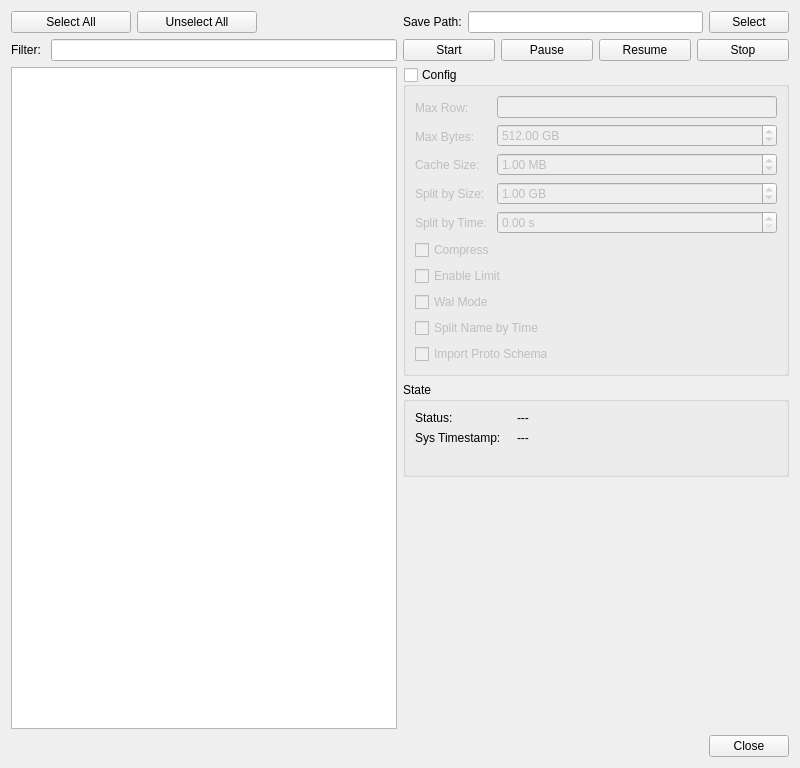
<?xml version="1.0" encoding="UTF-8"?>
<ui version="4.0">
 <class>RecordDialog</class>
 <widget class="QDialog" name="RecordDialog">
  <property name="geometry">
   <rect>
    <x>0</x>
    <y>0</y>
    <width>800</width>
    <height>768</height>
   </rect>
  </property>
  <property name="minimumSize">
   <size>
    <width>800</width>
    <height>768</height>
   </size>
  </property>
  <property name="windowTitle">
   <string>Record Dialog</string>
  </property>
  <layout class="QGridLayout" name="gridLayout_3">
   <item row="0" column="1">
    <layout class="QVBoxLayout" name="verticalLayout_6">
     <item>
      <layout class="QHBoxLayout" name="horizontalLayout">
       <item>
        <widget class="QLabel" name="label_save">
         <property name="text">
          <string>Save Path:</string>
         </property>
         <property name="textInteractionFlags">
          <set>Qt::TextInteractionFlag::NoTextInteraction</set>
         </property>
        </widget>
       </item>
       <item>
        <widget class="QLineEdit" name="lineEdit_save">
         <property name="readOnly">
          <bool>true</bool>
         </property>
        </widget>
       </item>
       <item>
        <widget class="QPushButton" name="pushButton_select">
         <property name="text">
          <string>Select</string>
         </property>
         <property name="icon">
          <iconset resource="resource.qrc">
           <normaloff>:/resource/select.png</normaloff>:/resource/select.png</iconset>
         </property>
         <property name="autoDefault">
          <bool>false</bool>
         </property>
         <property name="default">
          <bool>false</bool>
         </property>
        </widget>
       </item>
      </layout>
     </item>
     <item>
      <layout class="QHBoxLayout" name="horizontalLayout_2">
       <item>
        <widget class="QPushButton" name="pushButton_start">
         <property name="text">
          <string>Start</string>
         </property>
         <property name="icon">
          <iconset resource="resource.qrc">
           <normaloff>:/resource/play.png</normaloff>:/resource/play.png</iconset>
         </property>
         <property name="autoDefault">
          <bool>false</bool>
         </property>
        </widget>
       </item>
       <item>
        <widget class="QPushButton" name="pushButton_pause">
         <property name="text">
          <string>Pause</string>
         </property>
         <property name="icon">
          <iconset resource="resource.qrc">
           <normaloff>:/resource/pause.png</normaloff>:/resource/pause.png</iconset>
         </property>
         <property name="autoDefault">
          <bool>false</bool>
         </property>
        </widget>
       </item>
       <item>
        <widget class="QPushButton" name="pushButton_resume">
         <property name="text">
          <string>Resume</string>
         </property>
         <property name="icon">
          <iconset resource="resource.qrc">
           <normaloff>:/resource/resume.png</normaloff>:/resource/resume.png</iconset>
         </property>
         <property name="autoDefault">
          <bool>false</bool>
         </property>
        </widget>
       </item>
       <item>
        <widget class="QPushButton" name="pushButton_stop">
         <property name="text">
          <string>Stop</string>
         </property>
         <property name="icon">
          <iconset resource="resource.qrc">
           <normaloff>:/resource/stop.png</normaloff>:/resource/stop.png</iconset>
         </property>
         <property name="autoDefault">
          <bool>false</bool>
         </property>
        </widget>
       </item>
      </layout>
     </item>
     <item>
      <widget class="QGroupBox" name="groupBox_config">
       <property name="sizePolicy">
        <sizepolicy hsizetype="Preferred" vsizetype="Fixed">
         <horstretch>0</horstretch>
         <verstretch>0</verstretch>
        </sizepolicy>
       </property>
       <property name="title">
        <string>Config</string>
       </property>
       <property name="checkable">
        <bool>true</bool>
       </property>
       <property name="checked">
        <bool>false</bool>
       </property>
       <layout class="QVBoxLayout" name="verticalLayout_7">
        <item>
         <layout class="QHBoxLayout" name="horizontalLayout_6">
          <item>
           <layout class="QVBoxLayout" name="verticalLayout_3">
            <item>
             <widget class="QLabel" name="label_maxrow">
              <property name="text">
               <string>Max Row:</string>
              </property>
              <property name="textInteractionFlags">
               <set>Qt::TextInteractionFlag::NoTextInteraction</set>
              </property>
             </widget>
            </item>
            <item>
             <widget class="QLabel" name="label_maxbyte">
              <property name="text">
               <string>Max Bytes:</string>
              </property>
              <property name="textInteractionFlags">
               <set>Qt::TextInteractionFlag::NoTextInteraction</set>
              </property>
             </widget>
            </item>
            <item>
             <widget class="QLabel" name="label_cache">
              <property name="text">
               <string>Cache Size: </string>
              </property>
             </widget>
            </item>
            <item>
             <widget class="QLabel" name="label_split_size">
              <property name="text">
               <string>Split by Size: </string>
              </property>
             </widget>
            </item>
            <item>
             <widget class="QLabel" name="label_split_time">
              <property name="text">
               <string>Split by Time: </string>
              </property>
             </widget>
            </item>
           </layout>
          </item>
          <item>
           <layout class="QVBoxLayout" name="verticalLayout_2">
            <item>
             <widget class="QLineEdit" name="lineEdit_row"/>
            </item>
            <item>
             <widget class="QDoubleSpinBox" name="doubleSpinBox_bytes">
              <property name="suffix">
               <string> GB</string>
              </property>
              <property name="maximum">
               <double>1024.000000000000000</double>
              </property>
              <property name="value">
               <double>512.000000000000000</double>
              </property>
             </widget>
            </item>
            <item>
             <widget class="QDoubleSpinBox" name="doubleSpinBox_cache">
              <property name="suffix">
               <string> MB</string>
              </property>
              <property name="maximum">
               <double>512.000000000000000</double>
              </property>
              <property name="value">
               <double>1.000000000000000</double>
              </property>
             </widget>
            </item>
            <item>
             <widget class="QDoubleSpinBox" name="doubleSpinBox_split_size">
              <property name="suffix">
               <string> GB</string>
              </property>
              <property name="maximum">
               <double>50.000000000000000</double>
              </property>
              <property name="value">
               <double>1.000000000000000</double>
              </property>
             </widget>
            </item>
            <item>
             <widget class="QDoubleSpinBox" name="doubleSpinBox_split_time">
              <property name="maximum">
               <double>86400.000000000000000</double>
              </property>
              <property name="suffix">
               <string> s</string>
              </property>
             </widget>
            </item>
           </layout>
          </item>
         </layout>
        </item>
        <item>
         <widget class="QCheckBox" name="checkBox_compress">
          <property name="text">
           <string>Compress</string>
          </property>
         </widget>
        </item>
        <item>
         <widget class="QCheckBox" name="checkBox_limit">
          <property name="text">
           <string>Enable Limit</string>
          </property>
         </widget>
        </item>
        <item>
         <widget class="QCheckBox" name="checkBox_wal">
          <property name="text">
           <string>Wal Mode</string>
          </property>
         </widget>
        </item>
        <item>
         <widget class="QCheckBox" name="checkBox_split_name">
          <property name="text">
           <string>Split Name by Time</string>
          </property>
         </widget>
        </item>
        <item>
         <widget class="QCheckBox" name="checkBox_schema">
          <property name="text">
           <string>Import Proto Schema</string>
          </property>
         </widget>
        </item>
       </layout>
      </widget>
     </item>
     <item>
      <widget class="QGroupBox" name="groupBox_state">
       <property name="sizePolicy">
        <sizepolicy hsizetype="Preferred" vsizetype="Fixed">
         <horstretch>0</horstretch>
         <verstretch>0</verstretch>
        </sizepolicy>
       </property>
       <property name="title">
        <string>State</string>
       </property>
       <layout class="QVBoxLayout" name="verticalLayout_8">
        <item>
         <layout class="QHBoxLayout" name="horizontalLayout_7">
          <item>
           <layout class="QVBoxLayout" name="verticalLayout_5">
            <item>
             <widget class="QLabel" name="label_status">
              <property name="text">
               <string>Status:   </string>
              </property>
              <property name="textInteractionFlags">
               <set>Qt::TextInteractionFlag::NoTextInteraction</set>
              </property>
             </widget>
            </item>
            <item>
             <widget class="QLabel" name="label_systime">
              <property name="text">
               <string>Sys Timestamp:   </string>
              </property>
              <property name="textInteractionFlags">
               <set>Qt::TextInteractionFlag::NoTextInteraction</set>
              </property>
             </widget>
            </item>
           </layout>
          </item>
          <item>
           <layout class="QVBoxLayout" name="verticalLayout_4">
            <item>
             <widget class="QLabel" name="label_status2">
              <property name="sizePolicy">
               <sizepolicy hsizetype="Expanding" vsizetype="Preferred">
                <horstretch>0</horstretch>
                <verstretch>0</verstretch>
               </sizepolicy>
              </property>
              <property name="text">
               <string>---</string>
              </property>
              <property name="textInteractionFlags">
               <set>Qt::TextInteractionFlag::NoTextInteraction</set>
              </property>
             </widget>
            </item>
            <item>
             <widget class="QLabel" name="label_systime2">
              <property name="sizePolicy">
               <sizepolicy hsizetype="Expanding" vsizetype="Preferred">
                <horstretch>0</horstretch>
                <verstretch>0</verstretch>
               </sizepolicy>
              </property>
              <property name="text">
               <string>---</string>
              </property>
              <property name="textInteractionFlags">
               <set>Qt::TextInteractionFlag::NoTextInteraction</set>
              </property>
             </widget>
            </item>
           </layout>
          </item>
         </layout>
        </item>
        <item>
         <widget class="QLabel" name="label_progress">
          <property name="maximumSize">
           <size>
            <width>350</width>
            <height>16777215</height>
           </size>
          </property>
          <property name="text">
           <string/>
          </property>
         </widget>
        </item>
       </layout>
      </widget>
     </item>
     <item>
      <spacer name="verticalSpacer">
       <property name="orientation">
        <enum>Qt::Orientation::Vertical</enum>
       </property>
       <property name="sizeType">
        <enum>QSizePolicy::Policy::Expanding</enum>
       </property>
       <property name="sizeHint" stdset="0">
        <size>
         <width>0</width>
         <height>0</height>
        </size>
       </property>
      </spacer>
     </item>
    </layout>
   </item>
   <item row="2" column="0" colspan="2">
    <layout class="QHBoxLayout" name="horizontalLayout_3">
     <item>
      <spacer name="horizontalSpacer_3">
       <property name="orientation">
        <enum>Qt::Orientation::Horizontal</enum>
       </property>
       <property name="sizeHint" stdset="0">
        <size>
         <width>0</width>
         <height>0</height>
        </size>
       </property>
      </spacer>
     </item>
     <item>
      <widget class="QPushButton" name="pushButton_close">
       <property name="text">
        <string>Close</string>
       </property>
       <property name="icon">
        <iconset resource="resource.qrc">
         <normaloff>:/resource/cancel.png</normaloff>:/resource/cancel.png</iconset>
       </property>
       <property name="autoDefault">
        <bool>false</bool>
       </property>
       <property name="default">
        <bool>false</bool>
       </property>
      </widget>
     </item>
    </layout>
   </item>
   <item row="0" column="0" rowspan="2">
    <layout class="QVBoxLayout" name="verticalLayout">
     <item>
      <layout class="QHBoxLayout" name="horizontalLayout_4">
       <item>
        <widget class="QPushButton" name="pushButton_all">
         <property name="minimumSize">
          <size>
           <width>120</width>
           <height>0</height>
          </size>
         </property>
         <property name="text">
          <string>Select All</string>
         </property>
         <property name="icon">
          <iconset resource="resource.qrc">
           <normaloff>:/resource/checked.png</normaloff>:/resource/checked.png</iconset>
         </property>
         <property name="autoDefault">
          <bool>false</bool>
         </property>
        </widget>
       </item>
       <item>
        <widget class="QPushButton" name="pushButton_unall">
         <property name="minimumSize">
          <size>
           <width>120</width>
           <height>0</height>
          </size>
         </property>
         <property name="text">
          <string>Unselect All</string>
         </property>
         <property name="icon">
          <iconset resource="resource.qrc">
           <normaloff>:/resource/unchecked.png</normaloff>:/resource/unchecked.png</iconset>
         </property>
         <property name="autoDefault">
          <bool>false</bool>
         </property>
        </widget>
       </item>
       <item>
        <spacer name="horizontalSpacer">
         <property name="orientation">
          <enum>Qt::Orientation::Horizontal</enum>
         </property>
         <property name="sizeHint" stdset="0">
          <size>
           <width>0</width>
           <height>0</height>
          </size>
         </property>
        </spacer>
       </item>
      </layout>
     </item>
     <item>
      <layout class="QHBoxLayout" name="horizontalLayout_5">
       <item>
        <widget class="QLabel" name="label_filter">
         <property name="text">
          <string>Filter: </string>
         </property>
        </widget>
       </item>
       <item>
        <widget class="QLineEdit" name="lineEdit_filter"/>
       </item>
      </layout>
     </item>
     <item>
      <widget class="QListWidget" name="listWidget"/>
     </item>
    </layout>
   </item>
  </layout>
 </widget>
 <resources>
  <include location="resource.qrc"/>
 </resources>
 <connections/>
</ui>
